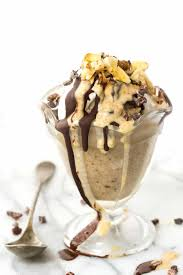
#> input picture OpenCV/BananaIceCream.jpg, 183 x 275 px
$ python CannyEdge.py
#> lines starting #> are read from the running program, lines starting #| are printed output that depends on the picture; after the words box and inside, x2 and y2 are one past the last pixel; in counts of white or black regions, pixels touching at a corner belong together
import numpy as np
import cv2

img = cv2.imread("BananaIceCream.jpg",1)
#> img is the input picture: shape (275, 183, 3); mean B, G, R 200.8, 213.7, 222.2

hsv = cv2.cvtColor(img, cv2.COLOR_BGR2HSV)
#> hsv: shape (275, 183, 3); mean H, S, V 20, 33.5, 222.5
resh, thresh = cv2.threshold(hsv[:,:,0],25, 255, cv2.THRESH_BINARY_INV)
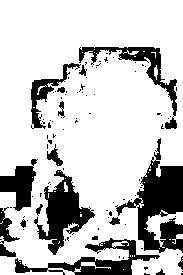
#> thresh: shape (275, 183); 78% white; 100 black regions (83 under 20 px), largest, box (x1, y1, x2, y2) and area: (115, 138, 183, 253) 3197, (34, 170, 95, 255) 2047, (15, 238, 160, 275) 1682
cv2.imshow("Thresh",thresh)

edges = cv2.Canny(img, 100, 70)
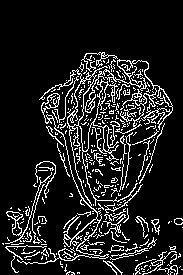
#> edges: shape (275, 183); 12.6% white in thin lines or dots, all inside (x1, y1, x2, y2) = (2, 52, 183, 275)
cv2.imshow("Canny",edges)

cv2.waitKey(0)
cv2.destroyAllWindows()

$ run again, with OpenCV/images.jpg copied over OpenCV/BananaIceCream.jpg
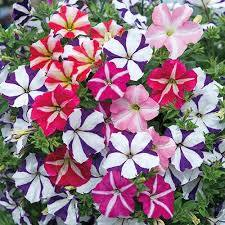
#> input picture OpenCV/images.jpg, 225 x 225 px
#> img is the input picture: shape (225, 225, 3); mean B, G, R 131.5, 118.7, 147.4
#> hsv: shape (225, 225, 3); mean H, S, V 111.6, 93.2, 159.6
#> `resh, thresh = cv2.threshold(hsv[:,:,0],25, 255, cv2.THRESH_BINARY_INV)`:
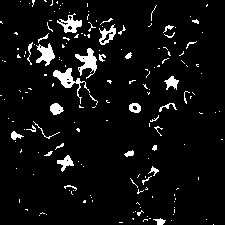
#> thresh: shape (225, 225); 5.9% white; 174 white regions (141 under 20 px), largest, box (x1, y1, x2, y2) and area: (53, 68, 90, 104) 316, (75, 48, 97, 79) 296, (36, 43, 55, 66) 233
#> `edges = cv2.Canny(img, 100, 70)`:
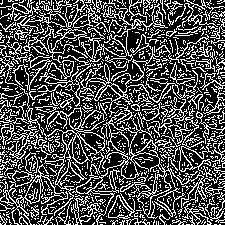
#> edges: shape (225, 225); 31.1% white in thin lines or dots
